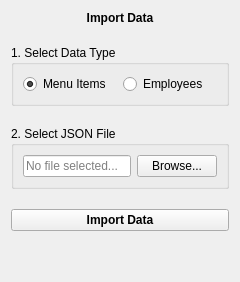
<?xml version="1.0" encoding="UTF-8"?>
<ui version="4.0">
 <class>ImportTab</class>
 <widget class="QWidget" name="ImportTab">
  <layout class="QVBoxLayout" name="verticalLayout">
   <property name="spacing"><number>20</number></property>

   <item>
    <widget class="QLabel" name="label_title">
     <property name="text"><string>Import Data</string></property>
     <property name="font"><font><pointSize>16</pointSize><bold>true</bold></font></property>
     <property name="alignment"><set>Qt::AlignCenter</set></property>
    </widget>
   </item>

   <item>
    <widget class="QGroupBox" name="groupBox_type">
     <property name="title"><string>1. Select Data Type</string></property>
     <layout class="QHBoxLayout" name="horizontalLayout_type">
      <item>
       <widget class="QRadioButton" name="radio_menu_items">
        <property name="text"><string>Menu Items</string></property>
        <property name="checked"><bool>true</bool></property>
       </widget>
      </item>
      <item>
       <widget class="QRadioButton" name="radio_employees">
        <property name="text"><string>Employees</string></property>
       </widget>
      </item>
     </layout>
    </widget>
   </item>

   <item>
    <widget class="QGroupBox" name="groupBox_file">
     <property name="title"><string>2. Select JSON File</string></property>
     <layout class="QHBoxLayout" name="horizontalLayout_file">
      <item>
       <widget class="QLineEdit" name="lineEdit_file_path">
        <property name="placeholderText"><string>No file selected...</string></property>
        <property name="readOnly"><bool>true</bool></property>
       </widget>
      </item>
      <item>
       <widget class="QPushButton" name="btn_browse">
        <property name="text"><string>Browse...</string></property>
       </widget>
      </item>
     </layout>
    </widget>
   </item>

   <item>
    <widget class="QPushButton" name="btn_import">
     <property name="text"><string>Import Data</string></property>
     <property name="minimumHeight"><number>50</number></property>
     <property name="font"><font><pointSize>12</pointSize><bold>true</bold></font></property>
    </widget>
   </item>

   <item>
    <spacer name="verticalSpacer">
     <property name="orientation">
      <enum>Qt::Vertical</enum>
     </property>
     <property name="sizeType">
      <enum>QSizePolicy::Expanding</enum>
     </property>
     <property name="sizeHint" stdset="0">
      <size>
       <width>20</width>
       <height>40</height>
      </size>
     </property>
    </spacer>
   </item>

  </layout>
 </widget>
 <resources/>
 <connections/>
</ui>
